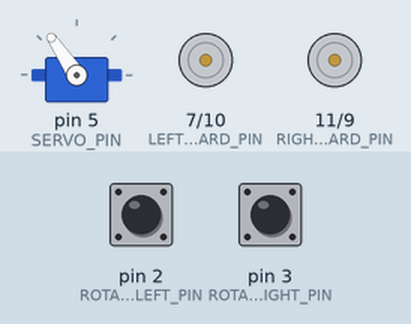
Bench run of a sketch on a simulated Arduino Uno, built with avr-gcc and run on an emulated ATmega328P. Parts: servo, motor-driver pin pairs drawn as motors (green arrow = first pin HIGH = forward, orange = second pin HIGH = backward, longer = more drive). Wiring (inferred from the names in the program): servo: signal pin 5. The test bench sets the inputs (shaded band); at power-on: pin 2 (ROTATION_LEFT_PIN) HIGH, pin 3 (ROTATION_RIGHT_PIN) HIGH. Servo pulses on a pin are drawn as a servo (544–2400 µs = 0–180°).

Above: at 1.2 s.
1.3 s: pin 2 (ROTATION_LEFT_PIN) pulled LOW for 3.2 s
6.0 s: pin 3 (ROTATION_RIGHT_PIN) pulled LOW for 0.15 s
At 6.7 s:
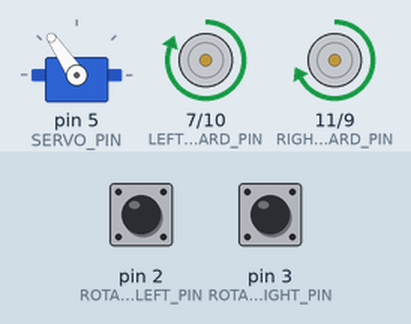
7.6 s: pin 3 (ROTATION_RIGHT_PIN) pulled LOW for 1 s
At 9.2 s:
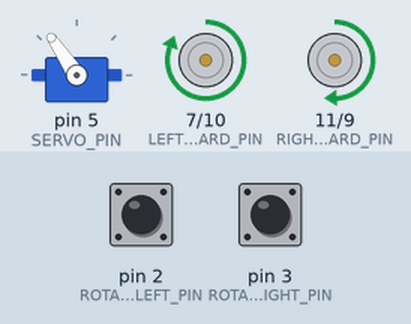
10.1 s: pin 3 (ROTATION_RIGHT_PIN) pulled LOW for 0.15 s
At 11.0 s:
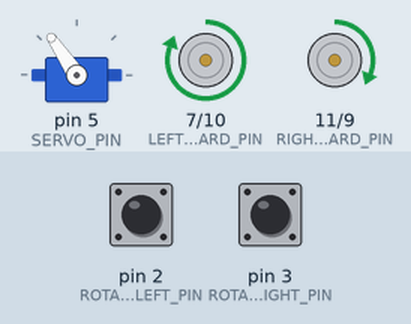
11.7 s: pin 3 (ROTATION_RIGHT_PIN) pulled LOW for 3.2 s
At 15.2 s:
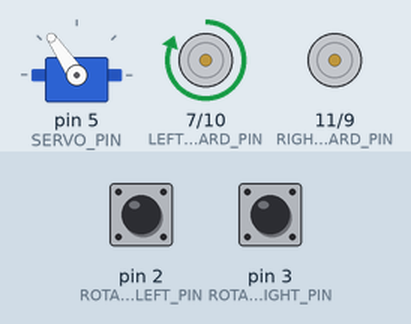
16.4 s: pin 2 (ROTATION_LEFT_PIN) pulled LOW for 0.15 s
At 17.0 s:
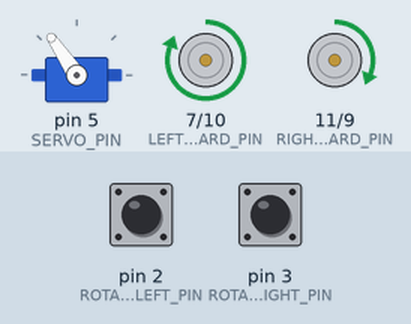
Timing chart, 0 to 19.0 s (numbered marks = the images above; inputs shaded):
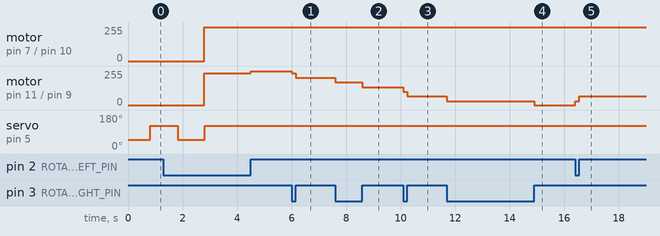

The sketch:

Grab_IT.ino
```cpp
// IMPORTANT NOTE FOR THIS CODE:
// gripperUpdate() needs to be called in every long loop to keep servos powered
// waitMs() must be used instead of delay() to keep the servos powwered

///~~~~~~~~~~~~~~~~~~~~~~ MOTORS VALUES ~~~~~~~~~~~~~~~~~~~~~~
#define LEFT_FORWARD_PIN 7
#define LEFT_BACKWARD_PIN 10
#define RIGHT_FORWARD_PIN 11
#define RIGHT_BACKWARD_PIN 9

#define ROTATION_LEFT_PIN 2
#define ROTATION_RIGHT_PIN 3

// Motor speeds for straight driving
#define LEFT_FORWARD_SPEED 255
#define LEFT_BACKWARD_SPEED 255
#define RIGHT_FORWARD_SPEED 223
#define RIGHT_BACKWARD_SPEED 200

// Motor speeds for turning
#define LEFT_TURN_SPEED 210
#define RIGHT_TURN_SPEED 200

// Wheel and encoder values (not define for float operations)
const float WHEEL_DIAMETER_CM = 6.5;
const float WHEEL_CIRCUMFERENCE_CM = PI * WHEEL_DIAMETER_CM;
const float TICKS_PER_REVOLUTION = 40.0;
const float TICKS_PER_CM = TICKS_PER_REVOLUTION / WHEEL_CIRCUMFERENCE_CM;

// Ignore encoder pulses that happen too quickly (unsigned long because it's what micros() uses, cannot be #define(d))
const unsigned long MINIMUM_EDGE_TIME_US = 150;

// 90 degree turn calibration
#define TURN_90_TARGET_TICKS 32;

// Encoder counters (volatile to ensure it's always upated)
volatile unsigned long leftTickCount = 0;
volatile unsigned long rightTickCount = 0;

// Time of previous encoder pulse
volatile unsigned long lastLeftEdgeTime = 0;
volatile unsigned long lastRightEdgeTime = 0;

///~~~~~~~~~~~~~~~~~~~~~~ GRIPPER VALUES ~~~~~~~~~~~~~~~~~~~~~~
#define SERVO_PIN 5
#define GRIPPER_OPEN_US  1820
#define GRIPPER_CLOSE_US 1050

// This will be the target pulse width for the gripper
volatile int gripperPulseUs = GRIPPER_OPEN_US;
unsigned long lastServoMs = 0;

void setup() {
  Serial.begin(9600);

///~~~~~~~~~~~~~~~~~~~~~~ MOTORS SETUP ~~~~~~~~~~~~~~~~~~~~~~
  pinMode(LEFT_BACKWARD_PIN, OUTPUT);
  pinMode(LEFT_FORWARD_PIN, OUTPUT);
  pinMode(RIGHT_FORWARD_PIN, OUTPUT);
  pinMode(RIGHT_BACKWARD_PIN, OUTPUT);

  pinMode(ROTATION_LEFT_PIN, INPUT_PULLUP);
  pinMode(ROTATION_RIGHT_PIN, INPUT_PULLUP);

  // Converts encoder pin numbers into interrupt pins which are needed by attach interrupt
  int leftInterruptPin = digitalPinToInterrupt(ROTATION_LEFT_PIN);
  int rightInterruptPin = digitalPinToInterrupt(ROTATION_RIGHT_PIN);

  // when there is a change in the encoder pins, call the function leftEncoderInterrupt or rightEncoderInterrupt respectively
  attachInterrupt(leftInterruptPin, leftEncoderInterrupt, CHANGE);
  attachInterrupt(rightInterruptPin, rightEncoderInterrupt, CHANGE);

  stopMotors();

///~~~~~~~~~~~~~~~~~~~~~~ GRIPPER SETUP ~~~~~~~~~~~~~~~~~~~~~~
  pinMode(SERVO_PIN, OUTPUT);
  digitalWrite(SERVO_PIN, LOW);
}

void loop() {
  // make sure its closed first
  closeGripper();
  waitMs(800);

  // open, wait a second, close, wait a second, open
  openGripper();
  waitMs(1000);
  closeGripper();
  waitMs(1000);
  openGripper();

  // drive towards cone, gripper open
  moveForwardCmWithGripper(25, false);

  waitMs(1000);
  // grab cone
  closeGripper();

  waitMs(1000);
  // drive 25 more cm, gripper closed
  moveForwardCmWithGripper(25, true);
}

///~~~~~~~~~~~~~~~~~~~~~~ MOTORS FUNCTIONS ~~~~~~~~~~~~~~~~~~~~~~
// Round a float to the nearest int by adding or removing 0.5 from the float because int to float doesn't round normally
int roundFloatToInt(float value) {
  if (value >= 0) {
    return (int)(value + 0.5);
  } else {
    return (int)(value - 0.5);
  }
}

// This function runs automatically every time the left encoder signal changes
void leftEncoderInterrupt() {
  unsigned long currentTime = micros();

  if (currentTime - lastLeftEdgeTime >= MINIMUM_EDGE_TIME_US) {
    leftTickCount = leftTickCount + 1;
    lastLeftEdgeTime = currentTime;
  }
}

// This function runs automatically every time the right encoder signal changes
void rightEncoderInterrupt() {
  unsigned long currentTime = micros();

  if (currentTime - lastRightEdgeTime >= MINIMUM_EDGE_TIME_US) {
    rightTickCount = rightTickCount + 1;
    lastRightEdgeTime = currentTime;
  }
}

// Reset both encoder counters to zero, turns interrupts off for writing to values then back on when function ends
void resetEncoderCounts() {
  noInterrupts();
  leftTickCount = 0;
  rightTickCount = 0;
  lastLeftEdgeTime = 0;
  lastRightEdgeTime = 0;
  interrupts();
}

// Get current left encoder count, put it into value, and return value, because you cannot resume interrupts after a return
unsigned long getLeftTicks() {
  long value;

  noInterrupts();
  value = leftTickCount;
  interrupts();

  return value;
}

// Get current right encoder count
unsigned long getRightTicks() {
  unsigned long value;

  noInterrupts();
  value = rightTickCount;
  interrupts();

  return value;
}

// Stop all motors
void stopMotors() {
  analogWrite(LEFT_FORWARD_PIN, 0);
  analogWrite(LEFT_BACKWARD_PIN, 0);
  analogWrite(RIGHT_FORWARD_PIN, 0);
  analogWrite(RIGHT_BACKWARD_PIN, 0);
}

// Start moving forward
void startForwardMotion() {
  analogWrite(LEFT_BACKWARD_PIN, 0);
  analogWrite(RIGHT_BACKWARD_PIN, 0);

  analogWrite(LEFT_FORWARD_PIN, LEFT_FORWARD_SPEED);
  analogWrite(RIGHT_FORWARD_PIN, RIGHT_FORWARD_SPEED);
}

// direction = 1 = forward
void correctMotorSpeeds(int baseSpeed, int direction) {

// See how much the wheel rotations have differed
  int difference = getRightTicks() - getLeftTicks();

// Multiplied difference (difference between ticks * X) is the difference that will be written to PWM
  difference = (difference * 35);

// Slow down right and speed up left (because right is the stronger motor)
  int rightSpeed = baseSpeed - difference;
  int leftSpeed = baseSpeed + difference;

// Constrain corrected speed between 0 and 255
  rightSpeed = constrain(rightSpeed, 0, 255);
  leftSpeed = constrain(leftSpeed, 0, 255);

// Write corrected speeds to motors
  if (direction == 1) {
    analogWrite(LEFT_BACKWARD_PIN, 0);
    analogWrite(RIGHT_BACKWARD_PIN, 0);

    analogWrite(LEFT_FORWARD_PIN, leftSpeed);
    analogWrite(RIGHT_FORWARD_PIN, rightSpeed);
  } else {
    analogWrite(LEFT_FORWARD_PIN, 0);
    analogWrite(RIGHT_FORWARD_PIN, 0);

    analogWrite(LEFT_BACKWARD_PIN, leftSpeed);
    analogWrite(RIGHT_BACKWARD_PIN, rightSpeed);
  }
}

// Move forward a given distance in centimeters
void moveForwardCmWithGripper(float distanceCm, boolean isGripping) {
  int targetTicks = roundFloatToInt(distanceCm * TICKS_PER_CM);

  if (targetTicks <= 0) {
    return;
  }

  resetEncoderCounts();
  startForwardMotion();

  while (true) {
    gripperUpdate();
    unsigned long leftValue = getLeftTicks();
    unsigned long rightValue = getRightTicks();
    unsigned long averageTicks = (leftValue + rightValue) / 2;
    correctMotorSpeeds(240, 1);

    if (averageTicks >= (unsigned long)targetTicks) {
      break;
    }
  }

  stopMotors();
}

///~~~~~~~~~~~~~~~~~~~~~~ GRIPPER FUNCTIONS ~~~~~~~~~~~~~~~~~~~~~~
void gripperUpdate() {
  // Send one servo pulse every 20ms to keep it powered
  unsigned long now = millis();
  // if 20ms have passed, send another pulse to servo
  if (now - lastServoMs >= 20) {
    lastServoMs = now;
    digitalWrite(SERVO_PIN, HIGH);
    // PulseUs will be either the value to close or open the gripper, delay to keep the pulse HIGH for required amount
    delayMicroseconds(gripperPulseUs);
    digitalWrite(SERVO_PIN, LOW);
  }
}

// Functions to update gripperPulseUs depending on if the gripper should be update or closed, this is used in the gripperUpdate()
void openGripper()  {
  gripperPulseUs = GRIPPER_OPEN_US;
}

void closeGripper() {
  gripperPulseUs = GRIPPER_CLOSE_US;
}

// Replace ALL delay(ms) with this (keeps servo powered during waits)
void waitMs(unsigned long ms) {
  unsigned long start = millis();
  // While milis time - start time is less than desired wait time, do nothing and keep updating the gripper
  while (millis() - start < ms) {
    gripperUpdate();
  }
}
```

Measured:
- after the input at 6.0 s, motor on pin 11 (RIGHT_FORWARD_PIN) / pin 9 (RIGHT_BACKWARD_PIN): forward 255/255 → forward 240/255 at once, → forward 205/255 0.15 s later
- after the input at 7.6 s, motor on pin 11 (RIGHT_FORWARD_PIN) / pin 9 (RIGHT_BACKWARD_PIN): forward 205/255 → forward 170/255 at once, → forward 135/255 1.0 s later
- after the input at 10.1 s, motor on pin 11 (RIGHT_FORWARD_PIN) / pin 9 (RIGHT_BACKWARD_PIN): forward 135/255 → forward 100/255 at once, → forward 65/255 0.15 s later
- after the input at 11.7 s, motor on pin 11 (RIGHT_FORWARD_PIN) / pin 9 (RIGHT_BACKWARD_PIN): forward 65/255 → forward 30/255 at once, → stopped 3.2 s later
- after the input at 16.4 s, motor on pin 11 (RIGHT_FORWARD_PIN) / pin 9 (RIGHT_BACKWARD_PIN): stopped → forward 30/255 at once, → forward 65/255 0.15 s later
